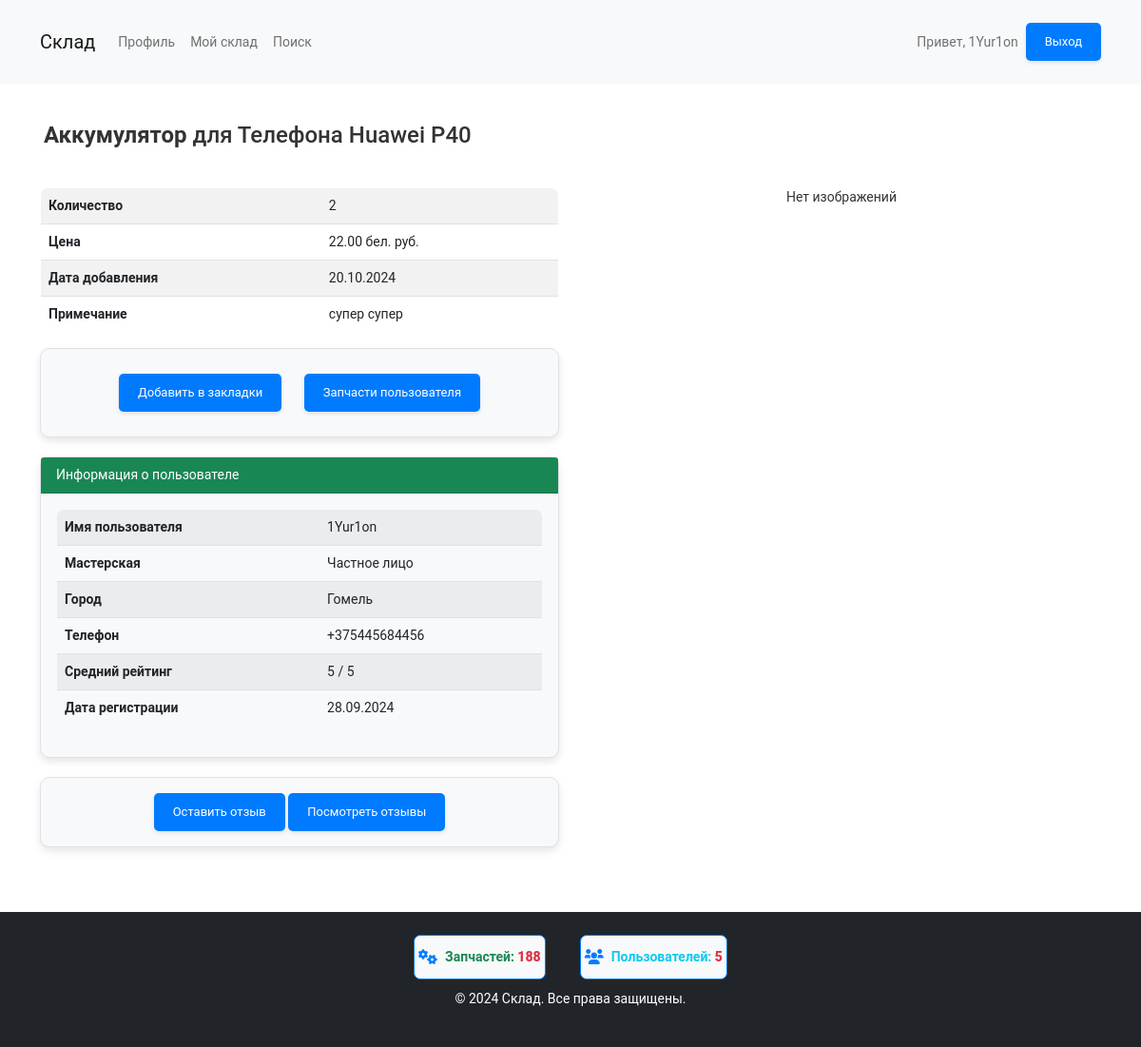
The app's page /part/248/ (signed in), older data.
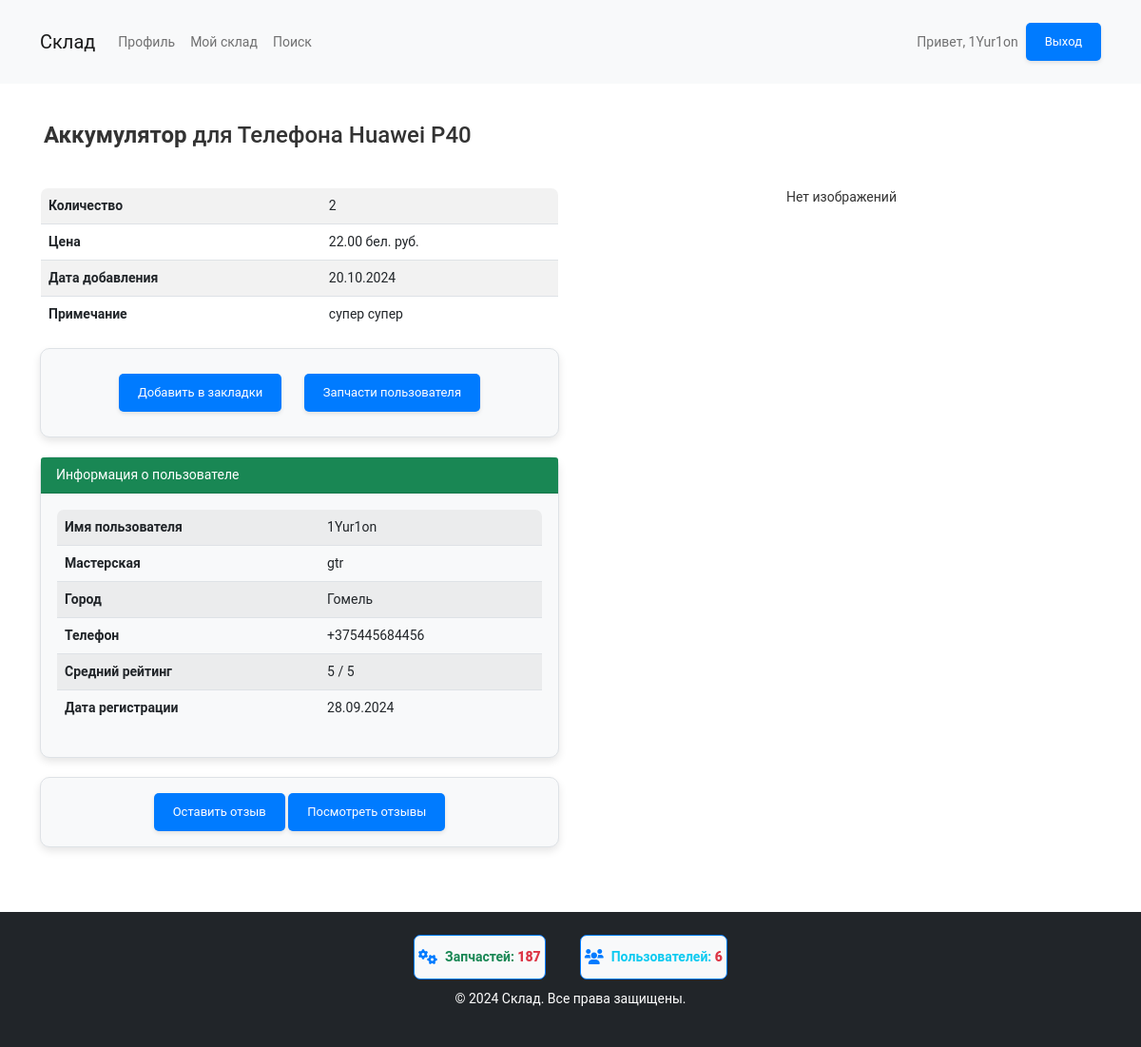
The same page, newer data.
### warehouse/models.py (models this page shows, shortened)
class Part(models.Model):
    user = models.ForeignKey(User, on_delete=models.CASCADE)
    device = models.CharField(max_length=100)
    brand = models.CharField(max_length=100)
    model = models.CharField(max_length=100)
    part_type = models.CharField(max_length=100)
    condition = models.CharField(max_length=50, blank=True, null=True)  # Новое поле для состояния
    color = models.CharField(max_length=50, blank=True, null=True)
    quantity = models.IntegerField()
    price = models.DecimalField(max_digits=10, decimal_places=2)
    note = models.TextField(blank=True, null=True)
    created_at = models.DateTimeField(auto_now_add=True)

### user_profile/models.py (models this page shows, shortened)
class Profile(models.Model):
    user = models.OneToOneField(User, on_delete=models.CASCADE)
    phone = models.CharField(max_length=15)
    region = models.CharField(max_length=100, choices=BELARUS_REGIONS, blank=True, null=True)  # Область
    city = models.CharField(max_length=100, blank=True, null=True)
    workshop_name = models.CharField(max_length=100, blank=True, null=True)  # Добавляем поле мастерской
    @property
    def average_rating(self):
        reviews = self.user.received_reviews.all()
        if reviews.exists():
            return sum(review.rating for review in reviews) / reviews.count()
        return 5  # Возвращаем 5, если нет отзывов

### warehouse/views.py (the view)
# urls.py: path('part/<int:part_id>/', views.part_detail, name='part_detail'),
@login_required
def part_detail(request, part_id):
    part = get_object_or_404(Part, id=part_id)
    is_bookmarked = request.user.bookmarks.filter(part=part).exists()
    return render(request, 'warehouse/part_detail.html', {
        'part': part,
        'is_bookmarked': is_bookmarked
    })

### warehouse/context_processors.py (called while the page is built)
def counts(request):
    return {
        'part_count': Part.objects.count(),
        'user_count': User.objects.count(),
    }

### warehouse/templatetags/device_filters.py (called while the page is built)
@register.filter
def device_declension(device_name):
    declensions = {
        "Телефон": "Телефона",
        "Планшет": "Планшета",
        "Ноутбук": "Ноутбука",
        "Компьютер": "Компьютера",
        "Смарт-часы": "Смарт-часов",
        "Телевизор": "Телевизора"
    }
    return declensions.get(device_name, device_name)  # Возвращаем склонённое название или исходное, если не найдено

### warehouse/templates/warehouse/part_detail.html (shortened to what the changed rows need)
{% extends 'warehouse/base.html' %}
{% load device_filters %}
{% block content %}
<div class="row mb-3">
    <div class="card-body text-left">
        <h4><strong>{{ part.part_type }}</strong> для {{ part.device|device_declension }} {{ part.brand }} {{ part.model }}</h4>
    </div>
</div>
<div class="row">
    <div class="col-md-6">
        <table class="table table-striped">
            <tr>
                <th>Количество</th>
                <td>{{ part.quantity }}</td>
            </tr>
            <tr>
                <th>Цена</th>
                <td>{{ part.price }} бел. руб.</td>
            </tr>
            <tr>
                <th>Дата добавления</th>
                <td>{{ part.created_at|date:"d.m.Y" }}</td>
            </tr>
            <tr>
                <th>Примечание</th>
                <td>{{ part.note|default:"Нет примечаний" }}</td>
            </tr>
        </table>
        <div class="card mt-3">
            <div class="card-body">
                <table class="table table-striped">
                    <tr>
                        <th>Имя пользователя</th>
                        <td>{{ part.user.username }}</td>
                    </tr>
                    <tr>
                        <th>Мастерская</th>
                        <td>{{ part.user.profile.workshop_name|default:"Частное лицо" }}</td>
                    </tr>
                    <tr>
                        <th>Город</th>
                        <td>{{ part.user.profile.city }}</td>
                    </tr>
                    <tr>
                        <th>Телефон</th>
                        <td>{{ part.user.profile.phone }}</td>
                    </tr>
                    <tr>
                        <th>Средний рейтинг</th>
                        <td>{{ part.user.profile.average_rating }} / 5</td>
                    </tr>
                    <tr>
                        <th>Дата регистрации</th>
                        <td>{{ part.user.date_joined|date:"d.m.Y" }}</td>
                    </tr>
                </table>
            </div>
        </div>
    </div>
</div>
{% endblock %}

### warehouse/templates/warehouse/base.html (shortened to what this page needs)
<!DOCTYPE html>
<html lang="ru">
<head>
    {% load static %}
    <link href="https://cdn.jsdelivr.net/npm/bootstrap@5.1.3/dist/css/bootstrap.min.css" rel="stylesheet">
    <link rel="stylesheet" href="https://cdnjs.cloudflare.com/ajax/libs/font-awesome/6.0.0-beta3/css/all.min.css">
    <link rel="stylesheet" href="{% static 'css/styles.css' %}">
</head>
<body>
    <header class="header bg-light py-3 mb-4">
        <div class="container">
            <nav class="navbar navbar-expand-lg navbar-light">
                <a class="navbar-brand" href="{% url 'home' %}">Склад</a>
                <div class="collapse navbar-collapse" id="navbarNav">
                    <ul class="navbar-nav me-auto">
                        {% if user.is_authenticated %}
                            <li class="nav-item"><a class="nav-link" href="{% url 'profile' %}">Профиль</a></li>
                            <li class="nav-item"><a class="nav-link" href="{% url 'warehouse' %}">Мой склад</a></li>
                        {% endif %}
                        <li class="nav-item"><a class="nav-link" href="{% url 'search' %}">Поиск</a></li>
                    </ul>
                    {% if user.is_authenticated %}
                        <span class="navbar-text ms-3">Привет, {{ user.username }}</span>
                        <a class="btn btn-outline-danger ms-2" href="{% url 'logout' %}">Выход</a>
                    {% else %}
                        <a class="btn btn-outline-primary ms-2" href="{% url 'login' %}">Вход</a>
                        <a class="btn btn-outline-secondary ms-2" href="{% url 'register' %}">Регистрация</a>
                    {% endif %}
                </div>
            </nav>
        </div>
    </header>
    <div class="container mt-4">
        {% block content %}{% endblock %}
    </div>
    <footer class="footer bg-dark text-white py-4 mt-5">
        <div class="container">
            <div class="counter-group">
                <div class="counter">
                    <i class="fas fa-cogs"></i>
                    <span class="navbar-text text-success fw-bold">Запчастей: <strong class="text-danger">{{ part_count }}</strong></span>
                </div>
                <div class="counter">
                    <i class="fas fa-users"></i>
                    <span class="navbar-text text-info fw-bold">Пользователей: <strong class="text-danger">{{ user_count }}</strong></span>
                </div>
            </div>
            <p class="text-center">&copy; 2024 Склад. Все права защищены.</p>
        </div>
    </footer>
</body>
</html>

Row changes from the older to the newer data that the page shows:
changed through a linked row, Part "Аккумулятор": user.profile.workshop_name "Частное лицо" → "gtr"
Text that changed along with them:
{{ part_count }}: "188" → "187"
{{ user_count }}: "5" → "6"
